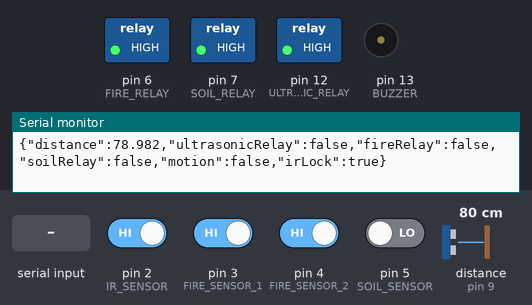
The sketch below on a simulated Arduino Uno, built with avr-gcc and run on an emulated ATmega328P. Parts: switched loads named in the sketch (green lamp = pin HIGH), buzzer (waves = sounding, pin HIGH), the last lines printed to the serial monitor. Wiring (inferred from the names in the program): ultrasonic range finder: trigger pin 10; echo pin 9. The test bench sets the inputs (shaded band); at power-on: pin 2 (IR_SENSOR), pin 3 (FIRE_SENSOR_1), pin 4 (FIRE_SENSOR_2) HIGH, pin 5 (SOIL_SENSOR) LOW, distance to the obstacle (sensor on pin 9) 80 cm. The echo pulse lasts 58.3 µs per cm; pins used as bus, display or sensor lines are not drawn.

Above: at 1.2 s.
1.3 s: distance to the obstacle (sensor on pin 9) set to 12 cm
4.4 s: distance to the obstacle (sensor on pin 9) set to 9 cm
At 5.6 s:
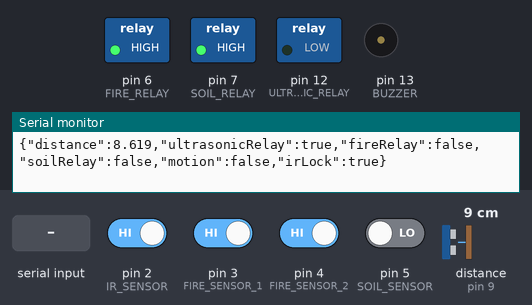
5.9 s: pin 2 (IR_SENSOR) driven LOW
At 6.4 s:
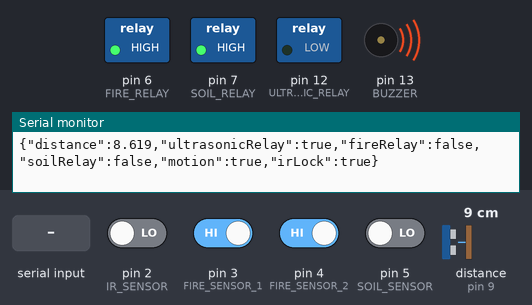
7.5 s: pin 3 (FIRE_SENSOR_1) driven LOW
At 8.2 s:
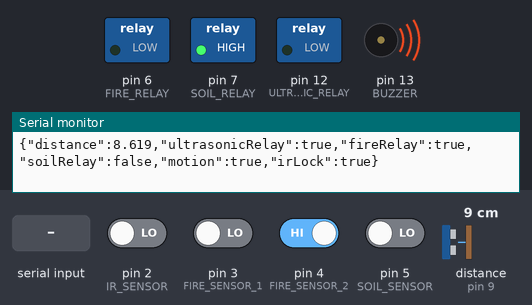
9.2 s: pin 5 (SOIL_SENSOR) driven HIGH
At 9.8 s:
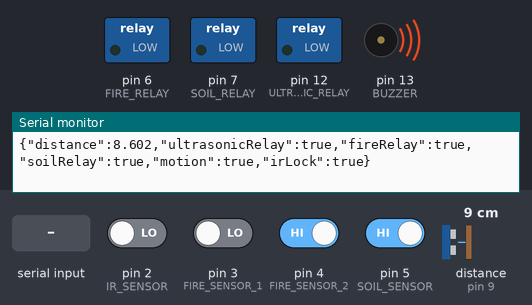
10.8 s: "LOCK_OFF\n" received over Serial
At 11.4 s:
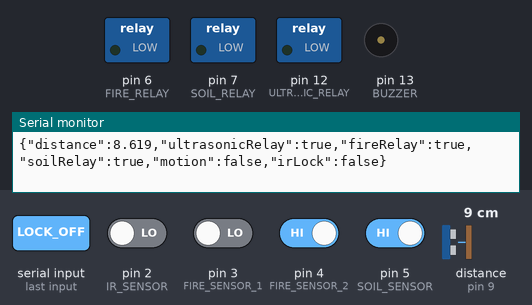
Timing chart, 0 to 13.5 s (numbered marks = the images above; inputs shaded):
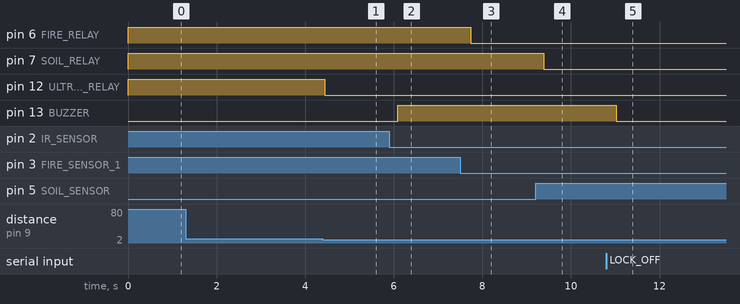

Measured:
- the behaviour switches between 11 and 10 cm on distance to the obstacle (sensor on pin 9) (found by bisection; images 0 and 1)
- after the input at 4.4 s, pin 12 (ULTRASONIC_RELAY): HIGH → LOW at once
- after the input at 5.9 s, pin 13 (BUZZER): LOW → HIGH after 0.19 s
- after the input at 7.5 s, pin 6 (FIRE_RELAY): HIGH → LOW after 0.24 s
- after the input at 9.2 s, pin 7 (SOIL_RELAY): HIGH → LOW after 0.18 s
- after the input at 10.8 s, pin 13 (BUZZER): HIGH → LOW after 0.22 s

The sketch:

arduino.ino
```cpp
#include <ArduinoJson.h>

// -------- Pin Definitions --------
#define TRIG_PIN 10
#define ECHO_PIN 9

#define ULTRASONIC_RELAY 12
#define FIRE_RELAY 6
#define SOIL_RELAY 7

#define FIRE_SENSOR_1 3
#define FIRE_SENSOR_2 4
#define SOIL_SENSOR 5

#define IR_SENSOR 2
#define BUZZER 13

// -------- Ultrasonic Settings --------
#define ULTRASONIC_THRESHOLD 10
#define ULTRASONIC_HYSTERESIS 1

// -------- Global States --------
bool irLock = true;
bool motionState = false;

void setup() {
  Serial.begin(9600);

  pinMode(TRIG_PIN, OUTPUT);
  pinMode(ECHO_PIN, INPUT);

  pinMode(ULTRASONIC_RELAY, OUTPUT);
  pinMode(FIRE_RELAY, OUTPUT);
  pinMode(SOIL_RELAY, OUTPUT);

  pinMode(FIRE_SENSOR_1, INPUT);
  pinMode(FIRE_SENSOR_2, INPUT);
  pinMode(SOIL_SENSOR, INPUT);

  pinMode(IR_SENSOR, INPUT);
  pinMode(BUZZER, OUTPUT);

  digitalWrite(ULTRASONIC_RELAY, HIGH);
  digitalWrite(FIRE_RELAY, HIGH);
  digitalWrite(SOIL_RELAY, HIGH);
  digitalWrite(BUZZER, LOW);
}

void loop() {

  // -------- Read Lock Command --------
  if (Serial.available()) {
    String cmd = Serial.readStringUntil('\n');
    cmd.trim();
    if (cmd == "LOCK_ON") irLock = true;
    if (cmd == "LOCK_OFF") irLock = false;
  }

  // -------- Ultrasonic Distance --------
  long duration;
  float distance;

  digitalWrite(TRIG_PIN, LOW);
  delayMicroseconds(2);
  digitalWrite(TRIG_PIN, HIGH);
  delayMicroseconds(10);
  digitalWrite(TRIG_PIN, LOW);

  duration = pulseIn(ECHO_PIN, HIGH);
  distance = duration * 0.034 / 2;

  static bool ultrasonicRelayState = false;

  if (distance > ULTRASONIC_THRESHOLD + ULTRASONIC_HYSTERESIS) {
    ultrasonicRelayState = false;
  } else if (distance > 0 && distance <= ULTRASONIC_THRESHOLD) {
    ultrasonicRelayState = true;
  }

  digitalWrite(ULTRASONIC_RELAY, ultrasonicRelayState ? LOW : HIGH);

  // -------- Fire Sensor --------
  int fire1 = digitalRead(FIRE_SENSOR_1);
  int fire2 = digitalRead(FIRE_SENSOR_2);
  bool fireRelayState = (fire1 == LOW || fire2 == LOW);
  digitalWrite(FIRE_RELAY, fireRelayState ? LOW : HIGH);

  // -------- Soil Sensor --------
  int soil = digitalRead(SOIL_SENSOR);
  bool soilRelayState = (soil == HIGH);
  digitalWrite(SOIL_RELAY, soilRelayState ? LOW : HIGH);

  // -------- IR Motion with Lock --------
  if (irLock) {
    motionState = (digitalRead(IR_SENSOR) == LOW);
    digitalWrite(BUZZER, motionState ? HIGH : LOW);
  } else {
    motionState = false;
    digitalWrite(BUZZER, LOW);
  }

  // -------- Send JSON to NodeMCU --------
  StaticJsonDocument<256> doc;
  doc["distance"] = distance;
  doc["ultrasonicRelay"] = ultrasonicRelayState;
  doc["fireRelay"] = fireRelayState;
  doc["soilRelay"] = soilRelayState;
  doc["motion"] = motionState;
  doc["irLock"] = irLock;

  serializeJson(doc, Serial);
  Serial.println();

  delay(500);
}
```
